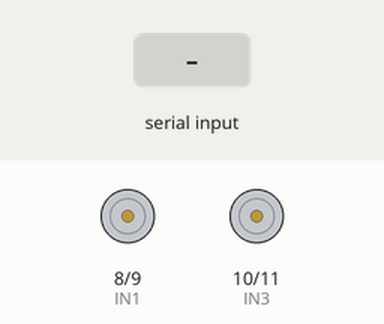
Simulated run of this sketch. Board: Arduino Uno, built with avr-gcc and run on an emulated ATmega328P. Parts: motor-driver pin pairs drawn as motors (green arrow = first pin HIGH = forward, orange = second pin HIGH = backward, longer = more drive, scaled by the enable pin). Inputs (shaded band) come from the test bench.

Above: at 1.2 s.
1.3 s: "F" received over the second serial link
At 2.3 s:
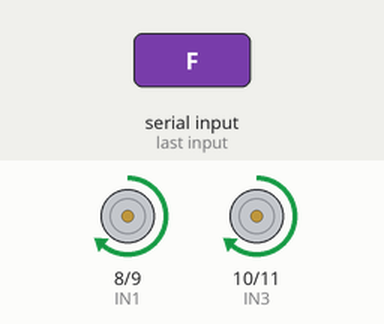
2.8 s: "B" received over the second serial link
At 3.4 s:
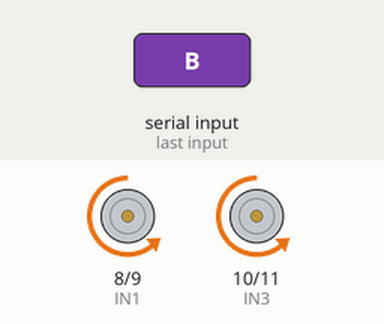
4.3 s: "L" received over the second serial link
At 5.5 s:
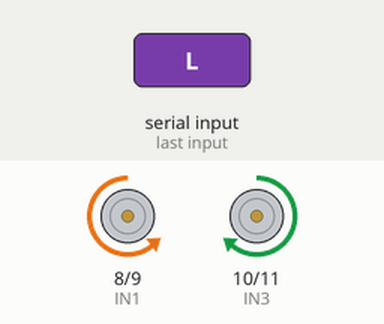
5.8 s: "R" received over the second serial link
At 6.9 s:
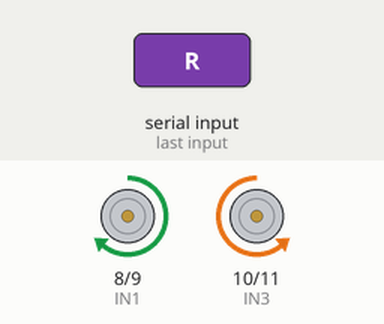
7.3 s: "S" received over the second serial link
At 8.0 s:
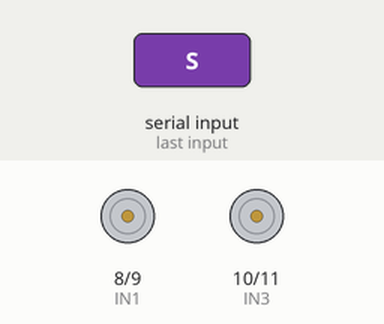
Timing chart, 0 to 9.8 s (numbered marks = the images above; inputs shaded):
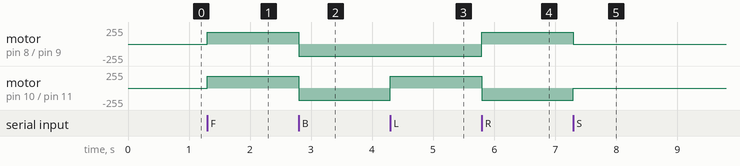

Measured:
- after the input at 1.3 s, motor on pin 8 (IN1) / pin 9 (IN2), motor on pin 10 (IN3) / pin 11 (IN4): stopped → forward 180/255 at once
- after the input at 2.8 s, motor on pin 8 (IN1) / pin 9 (IN2), motor on pin 10 (IN3) / pin 11 (IN4): forward 180/255 → backward 180/255 at once
- after the input at 4.3 s, motor on pin 10 (IN3) / pin 11 (IN4): backward 180/255 → forward 180/255 at once
- after the input at 5.8 s, motor on pin 8 (IN1) / pin 9 (IN2): backward 180/255 → forward 180/255 at once; motor on pin 10 (IN3) / pin 11 (IN4): forward 180/255 → backward 180/255 at once
- after the input at 7.3 s, motor on pin 8 (IN1) / pin 9 (IN2): forward 180/255 → stopped at once; motor on pin 10 (IN3) / pin 11 (IN4): backward 180/255 → stopped at once

The sketch:

motor_check.ino
```cpp
#include <SoftwareSerial.h>

SoftwareSerial BT(2,3);

#define ENA 5
#define ENB 6

#define IN1 8
#define IN2 9
#define IN3 10
#define IN4 11

void setup()
{
  BT.begin(9600);

  pinMode(ENA,OUTPUT);
  pinMode(ENB,OUTPUT);

  pinMode(IN1,OUTPUT);
  pinMode(IN2,OUTPUT);
  pinMode(IN3,OUTPUT);
  pinMode(IN4,OUTPUT);

  analogWrite(ENA,180);
  analogWrite(ENB,180);
}

void loop()
{
  if(BT.available())
  {
    char c=BT.read();

    switch(c)
    {
      case 'F':
        forward();
        break;

      case 'B':
        backward();
        break;

      case 'L':
        left();
        break;

      case 'R':
        right();
        break;

      case 'S':
        stopRobot();
        break;
    }
  }
}

void forward()
{
  digitalWrite(IN1,HIGH);
  digitalWrite(IN2,LOW);

  digitalWrite(IN3,HIGH);
  digitalWrite(IN4,LOW);
}

void backward()
{
  digitalWrite(IN1,LOW);
  digitalWrite(IN2,HIGH);

  digitalWrite(IN3,LOW);
  digitalWrite(IN4,HIGH);
}

void left()
{
  digitalWrite(IN1,LOW);
  digitalWrite(IN2,HIGH);

  digitalWrite(IN3,HIGH);
  digitalWrite(IN4,LOW);
}

void right()
{
  digitalWrite(IN1,HIGH);
  digitalWrite(IN2,LOW);

  digitalWrite(IN3,LOW);
  digitalWrite(IN4,HIGH);
}

void stopRobot()
{
  digitalWrite(IN1,LOW);
  digitalWrite(IN2,LOW);

  digitalWrite(IN3,LOW);
  digitalWrite(IN4,LOW);
}
```
